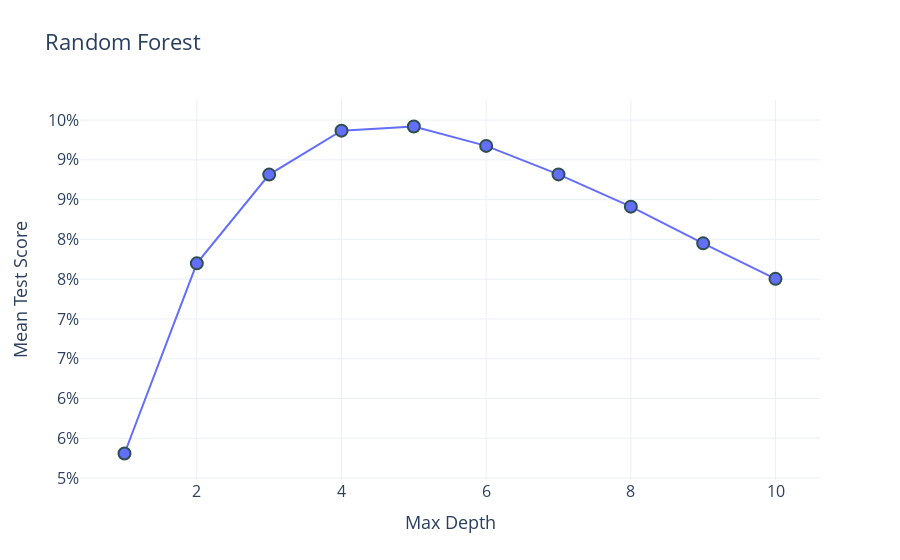

The notebook cell this image was saved under:
### Markdown cell above
#### Plot results for random forest

### Code cell
results = pd.DataFrame(cv.cv_results_["params"])
results.columns = [x.split("__")[-1] for x in results.columns]
results["score"] = cv.cv_results_["mean_test_score"]

trace = go.Scatter(
    x = results.max_depth,
    y = results.score,
    mode="lines+markers",
    marker=dict(size=12, line=dict(width=2, color="DarkSlateGrey")),
    hovertemplate="""
            max depth = %{x}<br>
            mean score = %{y:.1%}<extra></extra>
            """,
)
fig = go.Figure(trace)
fig.update_layout(
    title="Random Forest",
    xaxis_title="Max Depth",
    yaxis_title="Mean Test Score",
    yaxis_tickformat=".0%",
    template="plotly_white",
    xaxis_title_font_size=18,
    yaxis_title_font_size=18,
    font_size=16
)
fig.show()

### Figure 1 — Plotly figure (JSON) as saved in the notebook; plotly's stock layout.template omitted (floating-point values rounded to 4 significant figures)
{"data": [{"hovertemplate": "\n            max depth = %{x}<br>\n            mean score = %{y:.1%}<extra></extra>\n            ", "marker": {"line": {"color": "DarkSlateGrey", "width": 2}, "size": 12}, "mode": "lines+markers", "type": "scatter", "x": [1, 2, 3, 4, 5, 6, 7, 8, 9, 10], "y": [0.05309, 0.07699, 0.08815, 0.09367, 0.09419, 0.09175, 0.08817, 0.08412, 0.0795, 0.07504]}], "layout": {"font": {"size": 16}, "title": {"text": "Random Forest"}, "xaxis": {"title": {"font": {"size": 18}, "text": "Max Depth"}}, "yaxis": {"tickformat": ".0%", "title": {"font": {"size": 18}, "text": "Mean Test Score"}}}}
